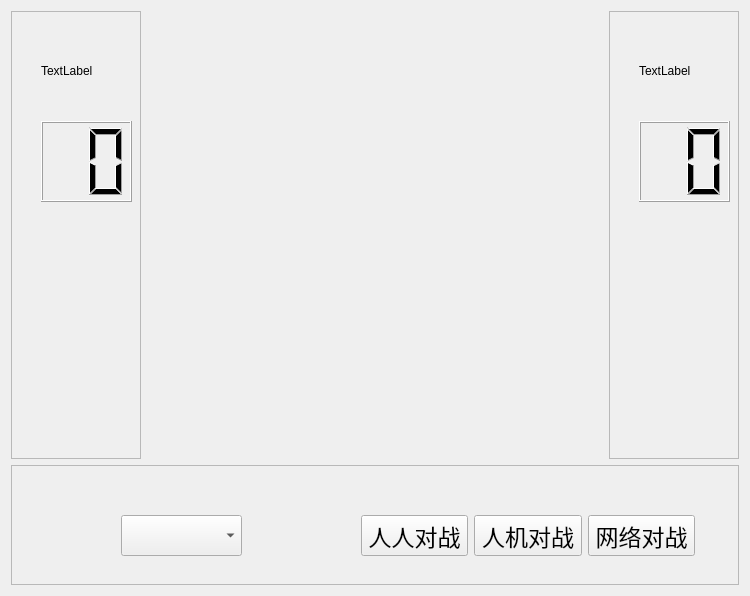
<?xml version="1.0" encoding="UTF-8"?>
<ui version="4.0">
 <class>ChessForm</class>
 <widget class="QWidget" name="ChessForm">
  <property name="geometry">
   <rect>
    <x>0</x>
    <y>0</y>
    <width>750</width>
    <height>596</height>
   </rect>
  </property>
  <property name="windowTitle">
   <string>Form</string>
  </property>
  <layout class="QGridLayout" name="gridLayout">
   <item row="0" column="0">
    <widget class="QFrame" name="frame">
     <property name="maximumSize">
      <size>
       <width>130</width>
       <height>500</height>
      </size>
     </property>
     <property name="frameShape">
      <enum>QFrame::StyledPanel</enum>
     </property>
     <property name="frameShadow">
      <enum>QFrame::Raised</enum>
     </property>
     <widget class="QLabel" name="lbl1">
      <property name="geometry">
       <rect>
        <x>30</x>
        <y>30</y>
        <width>60</width>
        <height>60</height>
       </rect>
      </property>
      <property name="text">
       <string>TextLabel</string>
      </property>
     </widget>
     <widget class="QLCDNumber" name="lcdNumber1">
      <property name="geometry">
       <rect>
        <x>30</x>
        <y>110</y>
        <width>91</width>
        <height>81</height>
       </rect>
      </property>
      <property name="digitCount">
       <number>2</number>
      </property>
     </widget>
    </widget>
   </item>
   <item row="0" column="1">
    <layout class="QGridLayout" name="gridLayout1"/>
   </item>
   <item row="0" column="2">
    <widget class="QFrame" name="frame_2">
     <property name="maximumSize">
      <size>
       <width>130</width>
       <height>500</height>
      </size>
     </property>
     <property name="frameShape">
      <enum>QFrame::StyledPanel</enum>
     </property>
     <property name="frameShadow">
      <enum>QFrame::Raised</enum>
     </property>
     <widget class="QLabel" name="lbl2">
      <property name="geometry">
       <rect>
        <x>30</x>
        <y>30</y>
        <width>60</width>
        <height>60</height>
       </rect>
      </property>
      <property name="text">
       <string>TextLabel</string>
      </property>
     </widget>
     <widget class="QLCDNumber" name="lcdNumber2">
      <property name="geometry">
       <rect>
        <x>30</x>
        <y>110</y>
        <width>91</width>
        <height>81</height>
       </rect>
      </property>
      <property name="digitCount">
       <number>2</number>
      </property>
     </widget>
    </widget>
   </item>
   <item row="1" column="0" colspan="3">
    <widget class="QFrame" name="frame_3">
     <property name="maximumSize">
      <size>
       <width>16777215</width>
       <height>120</height>
      </size>
     </property>
     <property name="frameShape">
      <enum>QFrame::StyledPanel</enum>
     </property>
     <property name="frameShadow">
      <enum>QFrame::Raised</enum>
     </property>
     <widget class="QComboBox" name="comboBox">
      <property name="geometry">
       <rect>
        <x>110</x>
        <y>50</y>
        <width>121</width>
        <height>41</height>
       </rect>
      </property>
     </widget>
     <widget class="QWidget" name="layoutWidget">
      <property name="geometry">
       <rect>
        <x>350</x>
        <y>50</y>
        <width>334</width>
        <height>41</height>
       </rect>
      </property>
      <layout class="QHBoxLayout" name="horizontalLayout">
       <item>
        <widget class="QPushButton" name="btn_pvp">
         <property name="font">
          <font>
           <pointsize>17</pointsize>
          </font>
         </property>
         <property name="text">
          <string>人人对战</string>
         </property>
        </widget>
       </item>
       <item>
        <widget class="QPushButton" name="btn_pve">
         <property name="font">
          <font>
           <pointsize>17</pointsize>
          </font>
         </property>
         <property name="text">
          <string>人机对战</string>
         </property>
        </widget>
       </item>
       <item>
        <widget class="QPushButton" name="btn_nvn">
         <property name="font">
          <font>
           <pointsize>17</pointsize>
          </font>
         </property>
         <property name="text">
          <string>网络对战</string>
         </property>
        </widget>
       </item>
      </layout>
     </widget>
    </widget>
   </item>
  </layout>
 </widget>
 <resources/>
 <connections/>
</ui>
